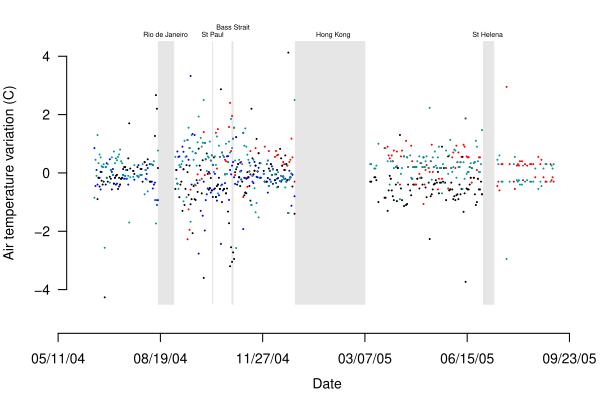

The R source for this figure:
# Make a temperature scatter figure for the main fleet On the voyage out
library(grid)
library(chron)
library(lattice)
library(maps)

# Load the map functions
source("../../../../scripts/sr.map.R")
gp_red   = gpar(col=rgb(1,0,0,1),fill=rgb(1,0,0,1),lex=1)
gp_blue  = gpar(col=rgb(0,0,1,1),fill=rgb(0,0,1,1),lex=1)
gp_black = gpar(col=rgb(0,0,0,1),fill=rgb(0,0,0,1),lex=1)
gp_green = gpar(col=rgb(0,0.6,0,1),fill=rgb(0,0.6,0,1),lex=1)
gp_gold  = gpar(col=rgb(0,0.6,0.6,1),fill=rgb(0,0.6,0.6,1),lex=1)
gp_grey  = gpar(col=rgb(0.3,0.3,0.3,1),fill=rgb(0.3,0.3,0.3,1),lex=1)
gp_back  = gpar(col=rgb(0.9,0.9,0.9,1),fill=rgb(0.9,0.9,0.9,1),lex=1)
gp_label = gpar(col=rgb(0,0,0,1),fill=rgb(0,0,0,1),cex=0.5)

# Read in the data
sts.1<-read.table('../Alnwick_Castle_1804-5/ovn.all',header=F)
sts.1$Date<-chron(dates=as.character(sts.1$V1),times=as.character(sts.1$V2),
                           format=c(dates = "y/m/d", times = "h:m:s"))
sts.2<-read.table('../Arniston_1804-5/ovn.all',header=F)
sts.2$Date<-chron(dates=as.character(sts.2$V1),times=as.character(sts.2$V2),
                           format=c(dates = "y/m/d", times = "h:m:s"))
sts.3<-read.table('../Ceres_4_1804-5/ovn.all',header=F)
sts.3$Date<-chron(dates=as.character(sts.3$V1),times=as.character(sts.3$V2),
                           format=c(dates = "y/m/d", times = "h:m:s"))
sts.4<-read.table('../Cuffnells_1804-5/ovn.all',header=F)
sts.4$Date<-chron(dates=as.character(sts.4$V1),times=as.character(sts.4$V2),
                           format=c(dates = "y/m/d", times = "h:m:s"))
sts.5<-read.table('../Royal_Charlotte_5_1804-5/ovn.all',header=F)
sts.5$Date<-chron(dates=as.character(sts.5$V1),times=as.character(sts.5$V2),
                           format=c(dates = "y/m/d", times = "h:m:s"))
                           
# Calculate the mean longitude for each day
for(d in unique(c(sts.1$Date,sts.2$Date,sts.3$Date,sts.4$Date,sts.5$Date))) {
   m<-mean(c(sts.1$V7[sts.1$Date==d],sts.2$V7[sts.2$Date==d],
               sts.3$V7[sts.3$Date==d],sts.4$V7[sts.4$Date==d],
               sts.5$V7[sts.5$Date==d]),na.rm=T)
   if(length(sts.1$V7[sts.1$Date==d])>0) {
      sts.1$V7[sts.1$Date==d]<-sts.1$V7[sts.1$Date==d]-m
      if(!is.na(sts.1$V7[sts.1$Date==d]) && 
         sts.1$V7[sts.1$Date==d]==0) is.na(sts.1$V7[sts.1$Date==d])<-T
   }  
   if(length(sts.2$V7[sts.2$Date==d])>0) {
      sts.2$V7[sts.2$Date==d]<-sts.2$V7[sts.2$Date==d]-m
      if(!is.na(sts.2$V7[sts.2$Date==d]) && 
         sts.2$V7[sts.2$Date==d]==0) is.na(sts.2$V7[sts.2$Date==d])<-T
   }  
   if(length(sts.3$V7[sts.3$Date==d])>0) {
      sts.3$V7[sts.3$Date==d]<-sts.3$V7[sts.3$Date==d]-m
      if(!is.na(sts.3$V7[sts.3$Date==d]) &&
         sts.3$V7[sts.3$Date==d]==0) is.na(sts.3$V7[sts.3$Date==d])<-T
   }  
   if(length(sts.4$V7[sts.4$Date==d])>0) {
      sts.4$V7[sts.4$Date==d]<-sts.4$V7[sts.4$Date==d]-m
      if(!is.na(sts.4$V7[sts.4$Date==d]) &&
         sts.4$V7[sts.4$Date==d]==0) is.na(sts.4$V7[sts.4$Date==d])<-T
   }  
   if(length(sts.5$V7[sts.5$Date==d])>0) {
      sts.5$V7[sts.5$Date==d]<-sts.5$V7[sts.5$Date==d]-m
      if(!is.na(sts.5$V7[sts.5$Date==d]) &&
         sts.5$V7[sts.5$Date==d]==0) is.na(sts.5$V7[sts.5$Date==d])<-T
   } 
}

tics = dates(c('1804/06/01','1804/08/01','1804/10/01','1804/12/01'),
      format="y/m/d")
ticl = c('1804/06','1804/08','1804/10','1804/12')

tics<-pretty(sts.1$Date)
ticl<-as.character(dates(tics))
      
pdf(file="temperature_v_time.pdf",paper="special",
        width=6,height=4,family="Helvetica",pointsize=10)


# Plot the Longitudes
pushViewport(viewport(width=1.0,height=1.0,x=0.0,y=0.0,
                      just=c("left","bottom"),name="vp_long"))
pushViewport(plotViewport(margins=c(4,4,0.75,0.75)))
pushViewport(dataViewport(as.numeric(sts.1$Date),c(-5,5)))
grid.xaxis(at=as.numeric(tics),label=ticl,main=T)
grid.text('Date',y=unit(-3,"lines"))
grid.yaxis(main=T)
grid.text('Air temperature variation (C)',x=unit(-3.5,"lines"), rot=90)
popViewport()
mDates <- dates(c('1805/09/15','1805/09/30'),format="y/m/d")
pushViewport(dataViewport(as.numeric(sts.1$Date),c(-5,5),clip='on'))

    grid.polygon(x=unit(dates(c('1804/08/17','1804/09/01',
                                '1804/09/01','1804/08/17'),format="y/m/d"),
                        'native'),
                 y=unit(c(-4.5,-4.5,4.5,4.5),'native'),gp=gp_back)
    grid.text('Rio de Janeiro',x=unit(dates('1804/08/24',format="y/m/d"),
                                      'native'),
                               y=unit(4.75,'native'),
                               just=c("center"),gp=gp_label)
    grid.polygon(x=unit(dates(c('1804/10/09','1804/10/09',
                                '1804/10/09','1804/10/09'),format="y/m/d"),
                        'native'),
                 y=unit(c(-4.5,-4.5,4.5,4.5),'native'),gp=gp_back)
    grid.text('St Paul',x=unit(dates('1804/10/09',format="y/m/d"),
                                      'native'),
                               y=unit(4.75,'native'),
                               just=c("center"),gp=gp_label)
    grid.polygon(x=unit(dates(c('1804/10/28','1804/10/29',
                                '1804/10/29','1804/10/28'),format="y/m/d"),
                        'native'),
                 y=unit(c(-4.5,-4.5,4.5,4.5),'native'),gp=gp_back)
    grid.text('Bass Strait',x=unit(dates('1804/10/29',format="y/m/d"),
                                      'native'),
                               y=unit(5.0,'native'),
                               just=c("center"),gp=gp_label)
    grid.polygon(x=unit(dates(c('1804/12/29','1805/03/07',
                                '1805/03/07','1804/12/29'),format="y/m/d"),
                        'native'),
                 y=unit(c(-4.5,-4.5,4.5,4.5),'native'),gp=gp_back)
    grid.text('Hong Kong',x=unit(dates('1805/02/04',format="y/m/d"),
                                      'native'),
                               y=unit(4.75,'native'),
                               just=c("center"),gp=gp_label)
    grid.polygon(x=unit(dates(c('1805/07/01','1805/07/11',
                                '1805/07/11','1805/07/01'),format="y/m/d"),
                        'native'),
                 y=unit(c(-4.5,-4.5,4.5,4.5),'native'),gp=gp_back)
    grid.text('St Helena',x=unit(dates('1805/07/05',format="y/m/d"),
                                      'native'),
                               y=unit(4.75,'native'),
                               just=c("center"),gp=gp_label)

    #grid.lines(x=unit(mDates,'native'),
    #           y=unit(rep(mean(sts.1$V7,na.rm=T),2),'native'),gp=gp_red)
    #grid.lines(x=unit(mDates,'native'),
    #           y=unit(rep(mean(sts.2$V7,na.rm=T),2),'native'),gp=gp_blue)
    #grid.lines(x=unit(mDates,'native'),
    #           y=unit(rep(mean(sts.3$V7,na.rm=T),2),'native'),gp=gp_black)
    #grid.lines(x=unit(mDates,'native'),
    #           y=unit(rep(mean(sts.4$V7,na.rm=T),2),'native'),gp=gp_green)
    #grid.lines(x=unit(mDates,'native'),
    #           y=unit(rep(mean(sts.5$V7,na.rm=T),2),'native'),gp=gp_gold)
    grid.points(y=unit(sts.1$V7,"native"),x=unit(sts.1$Date,'native'),pch=20,
               size=unit(2,"native"),gp=gp_red)
    grid.points(y=unit(sts.2$V7,"native"),x=unit(sts.2$Date,'native'),pch=20,
               size=unit(2,"native"),gp=gp_blue)
    grid.points(y=unit(sts.3$V7,"native"),x=unit(sts.3$Date,'native'),pch=20,
               size=unit(2,"native"),gp=gp_black)
    grid.points(y=unit(sts.4$V7,"native"),x=unit(sts.4$Date,'native'),pch=20,
               size=unit(2,"native"),gp=gp_green)
    grid.points(y=unit(sts.5$V7,"native"),x=unit(sts.5$Date,'native'),pch=20,
               size=unit(2,"native"),gp=gp_gold)
popViewport() 
popViewport() 
upViewport()
                   
